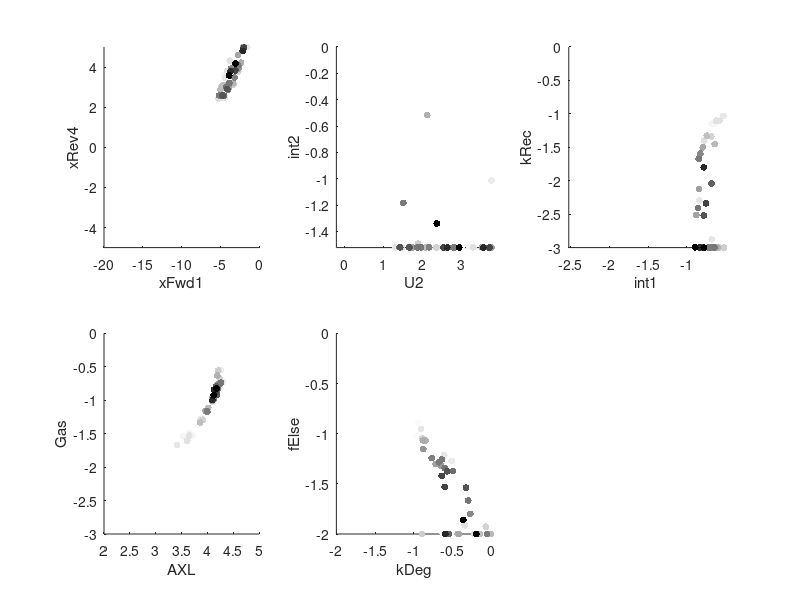

Source code (MATLAB):
function interpret()

load WithpYnewBalance_Z48;

names = {'U2','xFwd1','xRev4','int1','int2','kRec','kDeg','fElse','AXL','Gas'};

fitt = [];
params = [];

for ii = 1:length(fitStruct)
    fitt = [fitt, fitStruct{ii}.fitIDXglobal];
    params = [params; fitStruct{ii}.paramOpt];
end

disp(min(fitt(params(:,end) > 0.5)));
disp(min(fitt(params(:,end) < 0.5)));

cutoff = min(fitt)+6;

params(fitt > cutoff,:) = [];
fitt(fitt > cutoff) = [];

[fitt, IDX] = sort(fitt);
params = params(IDX,:);
params = flipud(params);
fitt = fliplr(fitt);

params2 = 10.^params;
params2(:,end) = params(:,end) > 0.05;


clear fitIDXglobal fitStruct slices symbols A b Dopts ii xxxx fname paramOpt

figure(1);

plotD = @(idx1, idx2) plotData(names, minn, maxx, params, fitt, idx1, idx2);

subplot(2,3,1);
plotD(2, 3); % 

subplot(2,3,2);
plotD(1, 5);

subplot(2,3,3);
plotD(4, 6); %

subplot(2,3,4);
plotD(9, 10); %

subplot(2,3,5);
plotD(7, 8); %

%%

% params = 10.^params;
% params(:,end) = params(:,end) > 0.05;
% 
% figure(2);
% 
% Gass = logspace(log10(0.25),log10(64),100);
% 
% for ii = 1:size(params,1)
%     
%     surfFrac(ii) = cLib_profile (0, params(ii,:), 0, 4) / cLib_profile (0, params(ii,:), 0, 2) / 135.2;
%     
%     for jj = 1:length(Gass)
%             stimProfile = cLib_profile ([0 60 240], params(ii,:), Gass(jj), 1);
% 
%             stimProfileTot = cLib_profile ([0 60 240], params(ii,:), Gass(jj), 2);
% 
%             stimProfileSurf = cLib_profile ([0 60 240], params(ii,:), Gass(jj), 4);
% 
%             outHour(ii,jj) = stimProfile(2) / stimProfile(1);
%             outFour(ii,jj) = stimProfile(3) / stimProfile(1);
% 
%             outHourTot(ii,jj) = stimProfileTot(2) / stimProfileTot(1);
%             outFourTot(ii,jj) = stimProfileTot(3) / stimProfileTot(1);
% 
%             outHourSurf(ii,jj) = stimProfileSurf(2) / stimProfileSurf(1);
%             outFourSurf(ii,jj) = stimProfileSurf(3) / stimProfileSurf(1);
%     end
% end
% 
% 
% for ii = 1:size(params,1)
% 
%     subplot(1,3,1);
%     semilogx(Gass,outHour(ii,:)' / mean(outHour(ii,:)),'Color',[1 1 1] + [1 1 0]*(fitt(ii) - max(fitt))/(cutoff - min(fitt)));
%     hold on;
%     semilogx(Gass,outFour(ii,:)' / mean(outFour(ii,:)),'Color',ones(1,3)*(fitt(ii) - min(fitt))/(cutoff - min(fitt)));
%     axis([min(Gass) max(Gass) 0 3]);
% 
%     subplot(1,3,2);
%     semilogx(Gass,outHourTot(ii,:)','Color',[1 1 1] + [1 1 0]*(fitt(ii) - max(fitt))/(cutoff - min(fitt)));
%     hold on;
%     semilogx(Gass,outFourTot(ii,:)','Color',ones(1,3)*(fitt(ii) - min(fitt))/(cutoff - min(fitt)));
%     axis([min(Gass) max(Gass) 0 1.4]);
% 
%     subplot(1,3,3);
%     semilogx(Gass,outHourSurf(ii,:)','Color',[1 1 1] + [1 1 0]*(fitt(ii) - max(fitt))/(cutoff - min(fitt)));
%     hold on;
%     semilogx(Gass,outFourSurf(ii,:)','Color',ones(1,3)*(fitt(ii) - min(fitt))/(cutoff - min(fitt)));
%     axis([min(Gass) max(Gass) 0 1.5]);
% 
% end
% 
% 
% 
% figure(3);
% Gass = 1.25;
% tps = linspace(0,10,100);
% 
% for ii = 1:size(params,1)
%         stimProfile2{ii} = cLib_profile (tps, params(ii,:), Gass, 0);
%         
%         plot(tps,stimProfile2{ii} / mean(stimProfile2{ii}),'Color',ones(1,3)*(fitt(ii) - min(fitt))/(cutoff - min(fitt)));
%         hold on;
% end
% 
% figure(4);
% bar(surfFrac);

end


function plotData (names, minn, maxx, params, fitt, idx1, idx2)

scatter(params(:,idx1),params(:,idx2),25,fitt,'filled');
xlabel(names(idx1));
ylabel(names(idx2));
axis([minn(idx1) maxx(idx1) minn(idx2) maxx(idx2)]);
colormap('gray')
brighten(-0.2)

end

